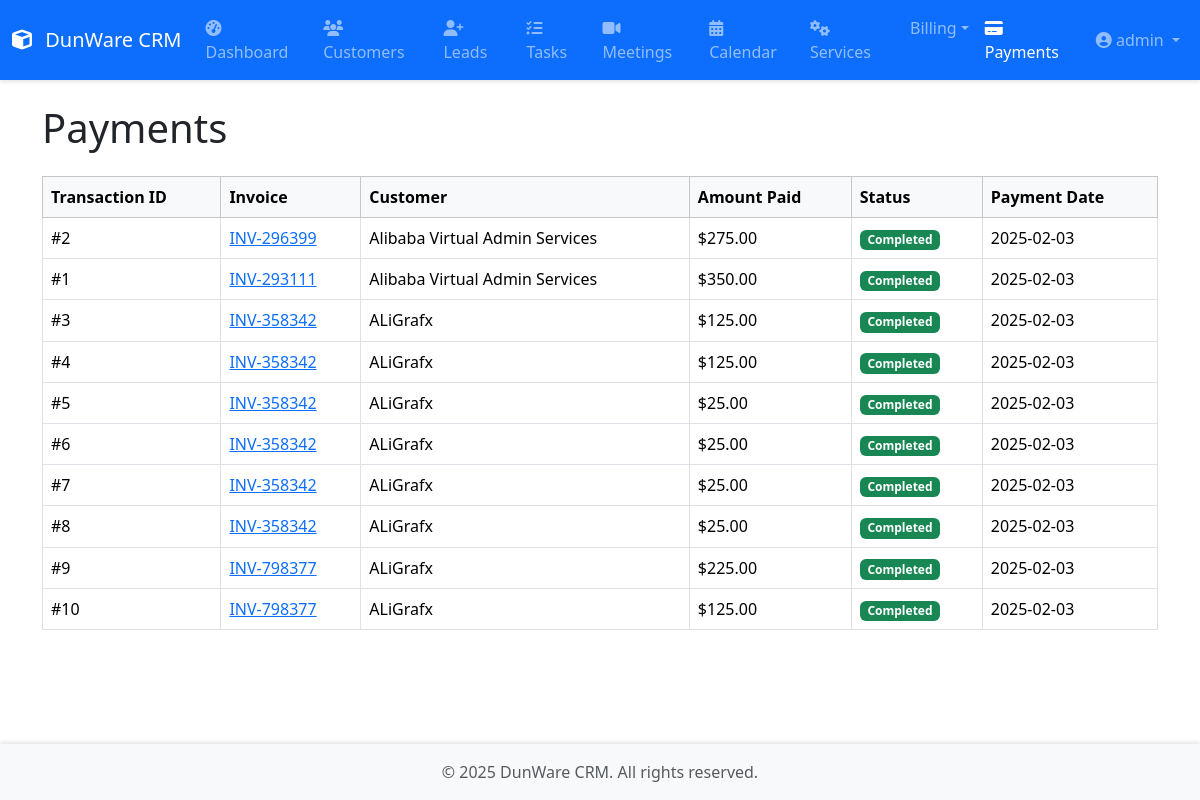
The app's page /billing/payments/ (signed in) with its own data.
### core/models.py (models this page shows, shortened)
class Payment(models.Model):
    STATUS_CHOICES = [
        ('pending', 'Pending'),
        ('completed', 'Completed'),
        ('failed', 'Failed'),
    ]
    customer = models.ForeignKey('Customer', on_delete=models.CASCADE, related_name='payments')
    invoice = models.ForeignKey('Invoice', on_delete=models.CASCADE, related_name='payments')
    amount = models.DecimalField(max_digits=10, decimal_places=2)
    status = models.CharField(max_length=20, choices=STATUS_CHOICES, default='pending')
    transaction_date = models.DateTimeField(default=timezone.now)

class Invoice(models.Model):
    STATUS_CHOICES = [
        ('pending', 'Pending'),
        ('paid', 'Paid'),
        ('overdue', 'Overdue'),
        ('cancelled', 'Cancelled')
    ]
    customer = models.ForeignKey('Customer', on_delete=models.CASCADE, related_name='invoices')
    services = models.ManyToManyField('ServiceSubscription', blank=True, related_name='invoices')
    invoice_number = models.CharField(max_length=20, unique=True)
    issue_date = models.DateField(default=timezone.now)
    due_date = models.DateField()
    total_amount = models.DecimalField(max_digits=10, decimal_places=2, default=0.00)
    amount_due = models.DecimalField(max_digits=10, decimal_places=2, default=0.00)  # ✅ Track remaining balance
    status = models.CharField(max_length=20, choices=STATUS_CHOICES, default='pending')
    created_at = models.DateTimeField(auto_now_add=True)

class Customer(models.Model):
    CUSTOMER_STATUS = [
        ('active', 'Active'),
        ('inactive', 'Inactive'),
        ('pending', 'Pending')
    ]
    company_name = models.CharField(max_length=200)
    contact_person = models.CharField(max_length=100)
    email = models.EmailField()
    phone = models.CharField(max_length=15)
    address = models.TextField()
    city = models.CharField(max_length=100)
    state = models.CharField(max_length=100)
    zip_code = models.CharField(max_length=10)
    website = models.URLField(blank=True, null=True)
    status = models.CharField(max_length=20, choices=CUSTOMER_STATUS, default='active')
    assigned_to = models.ForeignKey(Employee, on_delete=models.SET_NULL, null=True, related_name='customers')
    created_at = models.DateTimeField(auto_now_add=True)
    updated_at = models.DateTimeField(auto_now=True)

### core/views.py (the view)
# urls.py: path('billing/payments/', views.PaymentListView.as_view(), name='payment-list'),
class PaymentListView(LoginRequiredMixin, ListView):
    model = Payment
    template_name = 'core/payment_list.html'
    context_object_name = 'payments'
    paginate_by = 10
    def get_queryset(self):
        queryset = Payment.objects.filter(
            status='completed',
            invoice__status='paid'
        ).order_by('-transaction_date')
        search_query = self.request.GET.get('search', '').strip()
        if search_query:
            queryset = queryset.filter(
                Q(invoice__invoice_number__icontains=search_query) |
                Q(customer__company_name__icontains=search_query)
            )
        return queryset

### core/templates/core/payment_list.html (shortened to what this page needs)
{% extends 'core/base.html' %}
{% block content %}
<div class="container">
    <h1 class="mb-4">Payments</h1>
    {% if payments %}
    <table class="table table-hover table-bordered">
        <thead class="table-light">
            <tr>
                <th>Transaction ID</th>
                <th>Invoice</th>
                <th>Customer</th>
                <th>Amount Paid</th>
                <th>Status</th>
                <th>Payment Date</th>
            </tr>
        </thead>
        <tbody>
            {% for payment in payments %}
            <tr>
                <td>#{{ payment.id }}</td>
                <td>
                    <a href="{% url 'invoice-detail' payment.invoice.pk %}" class="text-primary">
                        {{ payment.invoice.invoice_number }}
                    </a>
                </td>
                <td>{{ payment.customer.company_name }}</td>
                <td>${{ payment.amount|floatformat:2 }}</td>
                <td>
                    {% if payment.status == 'completed' %}
                        <span class="badge bg-success">Completed</span>
                    {% elif payment.status == 'pending' %}
                        <span class="badge bg-warning text-dark">Pending</span>
                    {% else %}
                        <span class="badge bg-danger">Failed</span>
                    {% endif %}
                </td>
                <td>{{ payment.transaction_date|date:"Y-m-d" }}</td>
            </tr>
            {% endfor %}
        </tbody>
    </table>
    {% else %}
    <div class="alert alert-info text-center">
        No payments found.
    </div>
    {% endif %}
</div>
{% endblock %}

### core/templates/core/base.html (shortened to what this page needs)
{% load static %}
<!DOCTYPE html>
<html lang="en">
<head>
    <link href="https://cdn.jsdelivr.net/npm/bootstrap@5.3.2/dist/css/bootstrap.min.css" rel="stylesheet">
    <link href="https://cdn.jsdelivr.net/npm/@fortawesome/fontawesome-free@6.4.2/css/all.min.css" rel="stylesheet">
    <link href="https://cdn.jsdelivr.net/npm/flatpickr/dist/flatpickr.min.css" rel="stylesheet">
    <link href="{% static 'css/style.css' %}" rel="stylesheet">
</head>
<body>
    <nav class="navbar navbar-expand-lg navbar-dark bg-primary">
        <div class="container-fluid">
            <a class="navbar-brand" href="{% url 'dashboard' %}">
                <i class="fas fa-cube"></i> DunWare CRM
            </a>
            <div class="collapse navbar-collapse" id="navbarMain">
                {% if user.is_authenticated %}
                <ul class="navbar-nav me-auto">
                    <li class="nav-item">
                        <a class="nav-link {% if request.resolver_match.url_name == 'dashboard' %}active{% endif %}"
                           href="{% url 'dashboard' %}">
                            <i class="fas fa-tachometer-alt"></i> Dashboard
                        </a>
                    </li>
                    <li class="nav-item">
                        <a class="nav-link {% if 'customer' in request.resolver_match.url_name %}active{% endif %}"
                           href="{% url 'customer-list' %}">
                            <i class="fas fa-users"></i> Customers
                        </a>
                    </li>
                    <li class="nav-item">
                        <a class="nav-link {% if 'lead' in request.resolver_match.url_name %}active{% endif %}"
                           href="{% url 'lead-list' %}">
                            <i class="fas fa-user-plus"></i> Leads
                        </a>
                    </li>
                    <li class="nav-item">
                        <a class="nav-link {% if 'task' in request.resolver_match.url_name %}active{% endif %}"
                           href="{% url 'task-list' %}">
                            <i class="fas fa-tasks"></i> Tasks
                        </a>
                    </li>
                    <li class="nav-item">
                        <a class="nav-link {% if 'meeting' in request.resolver_match.url_name %}active{% endif %}"
                           href="{% url 'meeting-list' %}">
                            <i class="fas fa-video"></i> Meetings
                        </a>
                    </li>
                    <li class="nav-item">
                        <a class="nav-link {% if 'calendar' in request.resolver_match.url_name %}active{% endif %}"
                           href="{% url 'calendar' %}">
                            <i class="fas fa-calendar-alt"></i> Calendar
                        </a>
                    </li>
                    <li class="nav-item">
                        <a class="nav-link {% if 'service' in request.resolver_match.url_name %}active{% endif %}"
                           href="{% url 'service-list' %}">
                            <i class="fas fa-cogs"></i> Services
                        </a>
                    </li>
                    <li class="nav-item dropdown">
                        <a class="nav-link dropdown-toggle {% if 'billing' in request.resolver_match.url_name %}active{% endif %}" href="#" id="billingDropdown" role="button" data-bs-toggle="dropdown">Billing</a>
                    </li>
                    <li class="nav-item">
                        <a class="nav-link {% if 'payment' in request.resolver_match.url_name %}active{% endif %}"
                           href="{% url 'payment-list' %}">
                            <i class="fas fa-credit-card"></i> Payments
                        </a>
                    </li>
                </ul>
                    <ul class="navbar-nav ms-auto">
                        <li class="nav-item dropdown">
                            <a class="nav-link dropdown-toggle" href="#" id="navbarDropdown"
                               role="button" data-bs-toggle="dropdown">
                                <i class="fas fa-user-circle"></i>
                                {{ user.get_full_name|default:user.username }}
                            </a>
                        </li>
                    </ul>
                {% endif %}
            </div>
        </div>
    </nav>
    <div class="container-fluid py-4">
        {% block content %}{% endblock %}
    </div>
    <footer class="footer mt-auto py-3 bg-light">
        <div class="container text-center">
            <span class="text-muted">© {% now "Y" %} DunWare CRM. All rights reserved.</span>
        </div>
    </footer>
</body>
</html>

### dunware_crm/static/css/style.css (style rules this page uses)
body { min-height: 100vh; display: flex; flex-direction: column; }
.container-fluid { flex: 1; }
.navbar { box-shadow: 0 2px 4px rgba(0,0,0,.1); }
.navbar-brand i { margin-right: 0.5rem; }
.footer { margin-top: auto; box-shadow: 0 -2px 4px rgba(0,0,0,.1); }

### records on screen
Payment: id "2", invoice.invoice_number "INV-296399", customer.company_name "Alibaba Virtual Admin Services", amount "275.00", status "Completed", transaction_date "2025-02-03"
Payment: id "1", invoice.invoice_number "INV-293111", customer.company_name "Alibaba Virtual Admin Services", amount "350.00", status "Completed", transaction_date "2025-02-03"
Payment: id "3", invoice.invoice_number "INV-358342", customer.company_name "ALiGrafx", amount "125.00", status "Completed", transaction_date "2025-02-03"
Payment: id "4", invoice.invoice_number "INV-358342", customer.company_name "ALiGrafx", amount "125.00", status "Completed", transaction_date "2025-02-03"
Payment: id "5", invoice.invoice_number "INV-358342", customer.company_name "ALiGrafx", amount "25.00", status "Completed", transaction_date "2025-02-03"
Payment: id "6", invoice.invoice_number "INV-358342", customer.company_name "ALiGrafx", amount "25.00", status "Completed", transaction_date "2025-02-03"
Payment: id "7", invoice.invoice_number "INV-358342", customer.company_name "ALiGrafx", amount "25.00", status "Completed", transaction_date "2025-02-03"
Payment: id "8", invoice.invoice_number "INV-358342", customer.company_name "ALiGrafx", amount "25.00", status "Completed", transaction_date "2025-02-03"
Payment: id "9", invoice.invoice_number "INV-798377", customer.company_name "ALiGrafx", amount "225.00", status "Completed", transaction_date "2025-02-03"
Payment: id "10", invoice.invoice_number "INV-798377", customer.company_name "ALiGrafx", amount "125.00", status "Completed", transaction_date "2025-02-03"

### other values on screen
{{ user.get_full_name|default:user.username }} "admin"
